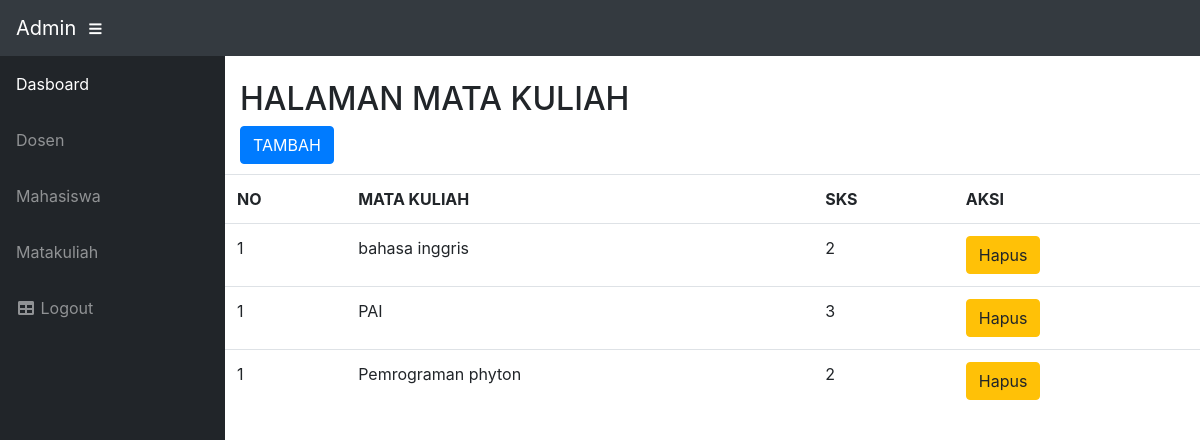
Screenshot of /index.php/matakuliah with the database file from the repository.
### tables this page shows
CREATE TABLE IF NOT EXISTS `matakuliah` (
  `id_matakuliah` int(11) NOT NULL,
  `nama` varchar(50) NOT NULL,
  `sks` varchar(10) NOT NULL
);

### application/controllers/Matakuliah.php (called while the page is built, shortened)
<?php
class Matakuliah extends CI_Controller {
	public function __construct()
	{
		$this->load->model('Matakuliah_model');
		$this->load->library('form_validation');
	}
public function index()
{
	$data['matakuliah'] = $this->Matakuliah_model->getAllmatakuliah();
	$this->load->view('top');
	$this->load->view('side');
	$this->load->view('matakuliah', $data);
}
}

### index.php (called while the page is built, shortened)
<?php
require_once BASEPATH.'core/CodeIgniter.php';

### application/models/Matakuliah_model.php (called while the page is built, shortened)
<?php
class Matakuliah_model extends CI_model {
	public function getAllmatakuliah()
	{
		return $this->db->get('matakuliah')->result_array();
	}
}

### application/views/matakuliah.php (the view, shortened to what this page needs)
		<div class="container"><br>
<h2>HALAMAN MATA KULIAH</h2>
<div class="row">
	<div class="col-md-9">
		<a href="<?= base_url(); ?>matakuliah/tambah" class="btn btn-primary">TAMBAH</a>
	</div>
	<div class="col-md-3">
	</div>
<br><br>
<table class="table">
	<tr>
		<th>NO</th>
		<th>MATA KULIAH</th>
		<th>SKS</th>
		<th>AKSI</th>
	</tr>
<?php foreach( $matakuliah as $id_matakuliah ) : $no = 1;
	?>
	<tr>
		<td><?= $no++ ;?></td>
		<td><?= $id_matakuliah['nama']; ?></td>
		<td><?= $id_matakuliah['sks']; ?></td>
		<td>
			<a href="<?= base_url(); ?>matakuliah/hapus/<?= $id_matakuliah['id_matakuliah']; ?>" class="btn btn-warning">Hapus</a>
		</td>
		</tr>
<?php endforeach; ?>
</table>

### css/sb-admin.css (style rules this page uses)
html { position: relative; min-height: 100%; }
body { height: 100%; }
:root { --input-padding-x: 0.75rem; --input-padding-y: 0.75rem; }

### rows the page displays
matakuliah: nama "bahasa inggris", sks "2"
matakuliah: nama "PAI", sks "3"
matakuliah: nama "Pemrograman phyton", sks "2"
